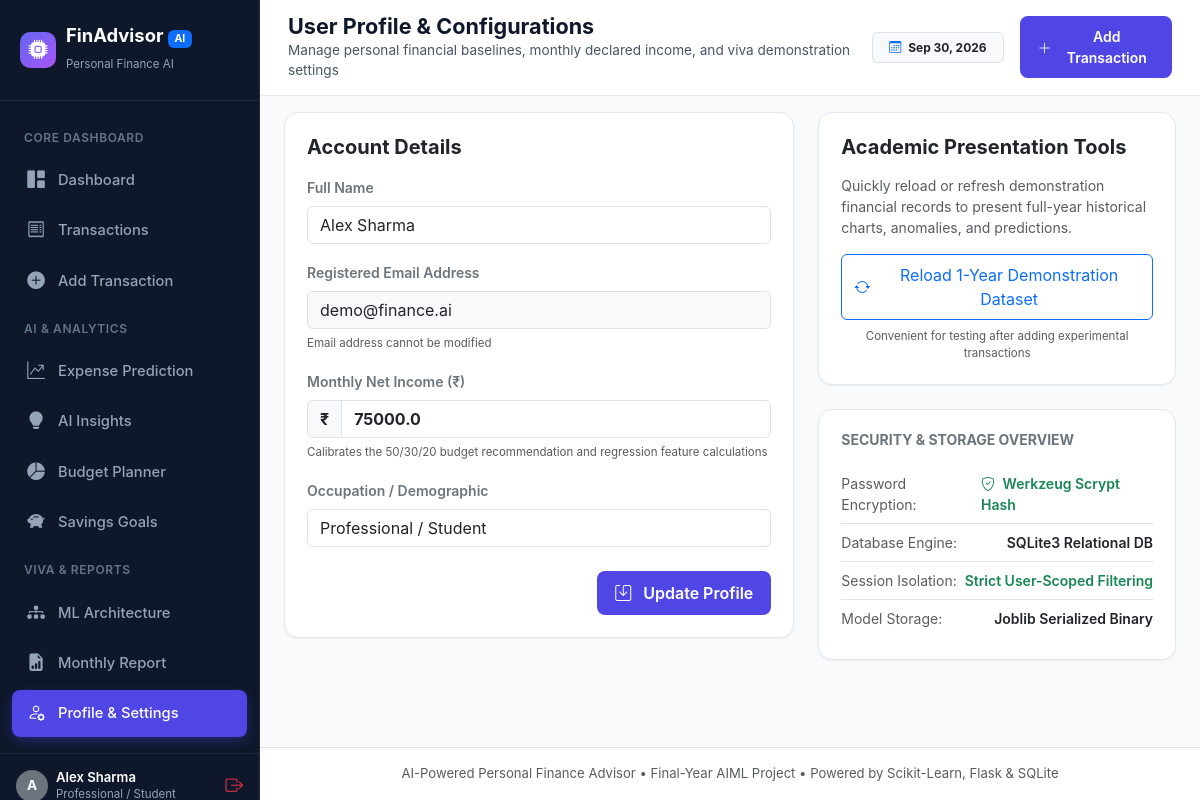
Screenshot of /profile (signed in) with the database file from the repository.
### tables this page shows
CREATE TABLE users (
        id INTEGER PRIMARY KEY AUTOINCREMENT,
        name TEXT NOT NULL,
        email TEXT UNIQUE NOT NULL,
        password_hash TEXT NOT NULL,
        monthly_income REAL DEFAULT 50000.0,
        currency TEXT DEFAULT '₹',
        occupation TEXT DEFAULT 'Professional / Student',
        created_at TIMESTAMP DEFAULT CURRENT_TIMESTAMP
    );

### app.py (the view, shortened to what this page needs)
@app.route('/profile', methods=['GET', 'POST'])
@login_required
def profile_page():
    u_id = session['user_id']
    user = get_user_by_id(u_id)
    summary = get_financial_summary(u_id)
    return render_template('profile.html', user=user, summary=summary)

### app.py (called while the page is built)
def login_required(f):
    @wraps(f)
    def decorated_function(*args, **kwargs):
        if 'user_id' not in session:
            flash('Please log in to access this page.', 'warning')
            return redirect(url_for('login', next=request.url))
        return f(*args, **kwargs)
    return decorated_function

@app.context_processor
def inject_global_data():
    user = None
    if 'user_id' in session:
        user = get_user_by_id(session['user_id'])
    return {
        'current_user': user,
        'CATEGORIES': Config.CATEGORIES,
        'PAYMENT_METHODS': Config.PAYMENT_METHODS,
        'now_year': datetime.datetime.now().year
    }

### database/db.py (called while the page is built)
def get_db_connection():
    os.makedirs(os.path.dirname(Config.DATABASE_PATH), exist_ok=True)
    conn = sqlite3.connect(Config.DATABASE_PATH)
    conn.row_factory = sqlite3.Row
    conn.execute("PRAGMA foreign_keys = ON")
    return conn

def get_user_by_id(user_id):
    conn = get_db_connection()
    cursor = conn.cursor()
    cursor.execute("SELECT id, name, email, monthly_income, currency, occupation, created_at FROM users WHERE id = ?", (user_id,))
    user = cursor.fetchone()
    conn.close()
    return dict(user) if user else None

### templates/profile.html (shortened to what this page needs)
{% extends "base.html" %}
{% block page_heading %}User Profile & Configurations{% endblock %}
{% block page_subheading %}Manage personal financial baselines, monthly declared income, and viva demonstration settings{% endblock %}
{% block content %}
<div class="row g-4">
    <div class="col-lg-7">
        <div class="fin-card">
            <h5 class="fw-bold mb-3 text-dark">Account Details</h5>
            <form method="POST" action="{{ url_for('profile_page') }}">
                <div class="mb-3">
                    <label class="form-label small fw-semibold text-secondary">Full Name</label>
                    <input type="text" name="name" class="form-control" value="{{ user.name }}" required>
                </div>
                <div class="mb-3">
                    <label class="form-label small fw-semibold text-secondary">Registered Email Address</label>
                    <input type="email" class="form-control bg-light" value="{{ user.email }}" disabled>
                    <small class="text-muted" style="font-size: 0.72rem;">Email address cannot be modified</small>
                </div>
                <div class="mb-3">
                    <label class="form-label small fw-semibold text-secondary">Monthly Net Income (₹)</label>
                    <div class="input-group">
                        <span class="input-group-text bg-light fw-bold">₹</span>
                        <input type="number" step="500" name="monthly_income" class="form-control fw-bold" value="{{ user.monthly_income }}" required>
                    </div>
                    <small class="text-muted" style="font-size: 0.72rem;">Calibrates the 50/30/20 budget recommendation and regression feature calculations</small>
                </div>
                <div class="mb-4">
                    <label class="form-label small fw-semibold text-secondary">Occupation / Demographic</label>
                    <input type="text" name="occupation" class="form-control" value="{{ user.occupation or 'Student / Professional' }}">
                </div>
                <div class="d-flex justify-content-end">
                    <button type="submit" class="btn btn-primary-custom">
                        <i class="bi bi-save me-1"></i> Update Profile
                    </button>
                </div>
            </form>
        </div>
    </div>
    <div class="col-lg-5">
        <div class="fin-card mb-4">
            <h5 class="fw-bold mb-3 text-dark">Academic Presentation Tools</h5>
            <p class="small text-muted mb-3">Quickly reload or refresh demonstration financial records to present full-year historical charts, anomalies, and predictions.</p>
            <form method="POST" action="{{ url_for('profile_page') }}" onsubmit="return confirm('Refresh demonstration data? This will repopulate 12 months of rich transactions and savings goals.');">
                <button type="submit" class="btn btn-outline-primary w-100 py-2 d-flex align-items-center justify-content-center gap-2">
                    <i class="bi bi-arrow-repeat"></i>
                    <span>Reload 1-Year Demonstration Dataset</span>
                </button>
            </form>
            <small class="text-muted d-block mt-2 text-center" style="font-size: 0.72rem;">Convenient for testing after adding experimental transactions</small>
        </div>
        <div class="fin-card">
            <h6 class="fw-bold text-secondary text-uppercase small mb-3">Security & Storage Overview</h6>
            <div class="small">
                <div class="d-flex justify-content-between py-2 border-bottom">
                    <span class="text-muted">Password Encryption:</span>
                    <span class="fw-semibold text-success"><i class="bi bi-shield-check me-1"></i> Werkzeug Scrypt Hash</span>
                </div>
                <div class="d-flex justify-content-between py-2 border-bottom">
                    <span class="text-muted">Database Engine:</span>
                    <span class="fw-semibold text-dark">SQLite3 Relational DB</span>
                </div>
                <div class="d-flex justify-content-between py-2 border-bottom">
                    <span class="text-muted">Session Isolation:</span>
                    <span class="fw-semibold text-success">Strict User-Scoped Filtering</span>
                </div>
                <div class="d-flex justify-content-between py-2">
                    <span class="text-muted">Model Storage:</span>
                    <span class="fw-semibold text-dark">Joblib Serialized Binary</span>
                </div>
            </div>
        </div>
    </div>
</div>
{% endblock %}

### templates/base.html (shortened to what this page needs)
<!DOCTYPE html>
<html lang="en">
<head>
    <link rel="stylesheet" href="{{ url_for('static', filename='css/bootstrap.min.css') }}">
    <link rel="stylesheet" href="https://cdn.jsdelivr.net/npm/bootstrap-icons@1.11.3/font/bootstrap-icons.min.css">
    <link rel="stylesheet" href="{{ url_for('static', filename='css/style.css') }}">
</head>
<body>
{% if session.get('user_id') %}
<div class="app-container">
    <aside class="sidebar">
        <div class="sidebar-brand">
            <div class="brand-icon">
                <i class="bi bi-cpu-fill"></i>
            </div>
            <div>
                <div style="line-height: 1.2;">FinAdvisor <span class="badge bg-primary text-white" style="font-size: 0.65rem;">AI</span></div>
                <small style="font-size: 0.72rem; color: #94a3b8; font-weight: normal;">Personal Finance AI</small>
            </div>
        </div>
        <nav class="sidebar-nav">
            <div class="sidebar-label">Core Dashboard</div>
            <a href="{{ url_for('dashboard') }}" class="nav-link-custom {% if request.endpoint == 'dashboard' %}active{% endif %}">
                <span class="nav-icon"><i class="bi bi-grid-1x2-fill"></i></span>
                <span>Dashboard</span>
            </a>
            <a href="{{ url_for('transactions') }}" class="nav-link-custom {% if request.endpoint == 'transactions' %}active{% endif %}">
                <span class="nav-icon"><i class="bi bi-receipt"></i></span>
                <span>Transactions</span>
            </a>
            <a href="{{ url_for('add_new_transaction') }}" class="nav-link-custom {% if request.endpoint == 'add_new_transaction' %}active{% endif %}">
                <span class="nav-icon"><i class="bi bi-plus-circle-fill"></i></span>
                <span>Add Transaction</span>
            </a>
            <div class="sidebar-label">AI & Analytics</div>
            <a href="{{ url_for('expense_prediction') }}" class="nav-link-custom {% if request.endpoint == 'expense_prediction' %}active{% endif %}">
                <span class="nav-icon"><i class="bi bi-graph-up-arrow"></i></span>
                <span>Expense Prediction</span>
            </a>
            <a href="{{ url_for('ai_insights_page') }}" class="nav-link-custom {% if request.endpoint == 'ai_insights_page' %}active{% endif %}">
                <span class="nav-icon"><i class="bi bi-lightbulb-fill"></i></span>
                <span>AI Insights</span>
            </a>
            <a href="{{ url_for('budget_recommendation') }}" class="nav-link-custom {% if request.endpoint == 'budget_recommendation' %}active{% endif %}">
                <span class="nav-icon"><i class="bi bi-pie-chart-fill"></i></span>
                <span>Budget Planner</span>
            </a>
            <a href="{{ url_for('savings_goals_page') }}" class="nav-link-custom {% if request.endpoint == 'savings_goals_page' %}active{% endif %}">
                <span class="nav-icon"><i class="bi bi-piggy-bank-fill"></i></span>
                <span>Savings Goals</span>
            </a>
            <div class="sidebar-label">Viva & Reports</div>
            <a href="{{ url_for('ml_models_page') }}" class="nav-link-custom {% if request.endpoint == 'ml_models_page' %}active{% endif %}">
                <span class="nav-icon"><i class="bi bi-diagram-3-fill"></i></span>
                <span>ML Architecture</span>
            </a>
            <a href="{{ url_for('reports_page') }}" class="nav-link-custom {% if request.endpoint == 'reports_page' %}active{% endif %}">
                <span class="nav-icon"><i class="bi bi-file-earmark-bar-graph-fill"></i></span>
                <span>Monthly Report</span>
            </a>
            <a href="{{ url_for('profile_page') }}" class="nav-link-custom {% if request.endpoint == 'profile_page' %}active{% endif %}">
                <span class="nav-icon"><i class="bi bi-person-gear"></i></span>
                <span>Profile & Settings</span>
            </a>
        </nav>
        <div class="sidebar-footer">
            <div class="d-flex align-items-center gap-2">
                <div class="rounded-circle bg-secondary text-white d-flex align-items-center justify-content-center" style="width: 32px; height: 32px; font-size: 0.85rem; font-weight: bold;">
                    {{ current_user.name[0] if current_user else 'U' }}
                </div>
                <div style="line-height: 1.1; overflow: hidden; text-overflow: ellipsis; white-space: nowrap; max-width: 140px;">
                    <div style="font-size: 0.82rem; font-weight: 600; color: #fff;">{{ current_user.name if current_user else 'User' }}</div>
                    <small style="font-size: 0.72rem; color: #94a3b8;">{{ current_user.occupation if current_user else 'Member' }}</small>
                </div>
            </div>
            <a href="{{ url_for('logout') }}" class="text-danger" title="Logout" style="font-size: 1.1rem;">
                <i class="bi bi-box-arrow-right"></i>
            </a>
        </div>
    </aside>
    <div class="main-content">
        <header class="topbar">
            <div>
                <h1 class="page-title">{% block page_heading %}Dashboard{% endblock %}</h1>
                <p class="page-subtitle">{% block page_subheading %}AI-Powered Wealth & Expenditure Intelligence{% endblock %}</p>
            </div>
            <div class="d-flex align-items-center gap-3">
                <span class="badge bg-light text-dark border px-3 py-2">
                    <i class="bi bi-calendar3 me-1 text-primary"></i> <span id="current-date-badge"></span>
                </span>
                <a href="{{ url_for('add_new_transaction') }}" class="btn btn-primary-custom btn-sm">
                    <i class="bi bi-plus-lg"></i> Add Transaction
                </a>
            </div>
        </header>
        <div class="container-fluid px-4 pt-3">
            {% block content %}{% endblock %}
        </div>
        <footer class="mt-auto py-3 px-4 text-center text-muted border-top bg-white no-print" style="font-size: 0.82rem;">
            AI-Powered Personal Finance Advisor &bull; Final-Year AIML Project &bull; Powered by Scikit-Learn, Flask & SQLite
        </footer>
    </div>
</div>
{% endif %}
</body>
</html>

### static/css/style.css (style rules this page uses)
:root { --primary: #4f46e5; --primary-hover: #4338ca; --primary-light: #eef2ff; --primary-dark: #3730a3; --success: #10b981; --success-light: #ecfdf5; --success-dark: #047857; --danger: #ef4444; --danger-light: #fef2f2; --danger-dark: #b91c1c; --warning: #f59e0b; --warning-light: #fffbeb; --warning-dark: #b45309; --info: #0284c7; --info-light: #f0f9ff; --ai-purple: #8b5cf6; --ai-gradient: linear-gradient(135deg, #6366f1 0%, #a855f7 100%); --card-gradient: linear-gradient(145deg, #ffffff 0%, #f8fafc 100%); --bg-main: #f8fafc; --bg-card: #ffffff; --text-primary: #0f172a; --text-secondary: #475569; --text-muted: #94a3b8; --border-color: #e2e8f0; --sidebar-bg: #0f172a; --sidebar-text: #e2e8f0; --sidebar-active: #1e293b; --shadow-sm: 0 1px 2px 0 rgb(0 0 0 / 0.05); --shadow-md: 0 4px 6px -1px rgb(0 0 0 / 0.07), 0 2px 4px -2px rgb(0 0 0 / 0.05); --shadow-lg: 0 10px 15px -3px rgb(0 0 0 / 0.08), 0 4px 6px -4px rgb(0 0 0 / 0.04); }
body { font-family: -apple-system, BlinkMacSystemFont, "Segoe UI", Roboto, "Helvetica Neue", Arial, sans-serif; background-color: var(--bg-main); color: var(--text-primary); min-height: 100vh; margin: 0; padding: 0; }
.app-container { display: flex; min-height: 100vh; }
.sidebar { width: 260px; background-color: var(--sidebar-bg); color: var(--sidebar-text); display: flex; flex-direction: column; flex-shrink: 0; transition: all 0.3s ease; border-right: 1px solid rgba(255, 255, 255, 0.08); position: sticky; top: 0; height: 100vh; overflow-y: auto; }
.sidebar-brand { padding: 24px 20px; font-size: 1.15rem; font-weight: 700; color: #ffffff; display: flex; align-items: center; gap: 10px; border-bottom: 1px solid rgba(255, 255, 255, 0.08); }
.sidebar-brand .brand-icon { width: 36px; height: 36px; background: var(--ai-gradient); border-radius: 10px; display: flex; align-items: center; justify-content: center; color: white; font-weight: bold; font-size: 1.2rem; }
.sidebar-nav { padding: 16px 12px; flex: 1; display: flex; flex-direction: column; gap: 4px; }
.sidebar-label { font-size: 0.75rem; text-transform: uppercase; letter-spacing: 0.05em; color: #64748b; padding: 12px 12px 6px; font-weight: 600; }
.nav-link-custom { display: flex; align-items: center; gap: 12px; padding: 10px 14px; color: #94a3b8; text-decoration: none; border-radius: 8px; font-size: 0.92rem; font-weight: 500; transition: all 0.2s ease; }
.nav-link-custom.active { color: #ffffff; background-color: var(--primary); box-shadow: 0 4px 12px rgba(79, 70, 229, 0.35); }
.nav-link-custom .nav-icon { font-size: 1.1rem; width: 20px; display: flex; justify-content: center; }
.sidebar-footer { padding: 16px; border-top: 1px solid rgba(255, 255, 255, 0.08); display: flex; align-items: center; justify-content: space-between; }
.main-content { flex: 1; display: flex; flex-direction: column; min-width: 0; overflow-x: hidden; }
.topbar { background-color: #ffffff; border-bottom: 1px solid var(--border-color); padding: 14px 28px; display: flex; align-items: center; justify-content: space-between; position: sticky; top: 0; z-index: 100; }
.page-title { font-size: 1.35rem; font-weight: 700; color: var(--text-primary); margin: 0; }
.page-subtitle { font-size: 0.85rem; color: var(--text-secondary); margin: 0; }
.fin-card { background: var(--bg-card); border-radius: 14px; border: 1px solid var(--border-color); box-shadow: var(--shadow-sm); padding: 22px; transition: transform 0.2s ease, box-shadow 0.2s ease; position: relative; overflow: hidden; }
.btn-primary-custom { background: var(--primary); color: #ffffff; border: none; font-weight: 600; padding: 10px 18px; border-radius: 8px; transition: all 0.2s ease; display: inline-flex; align-items: center; gap: 8px; }

### rows the page displays
users: name "A", name "Alex Sharma", occupation "Professional / Student", email "demo@finance.ai", monthly_income "75000.0"
